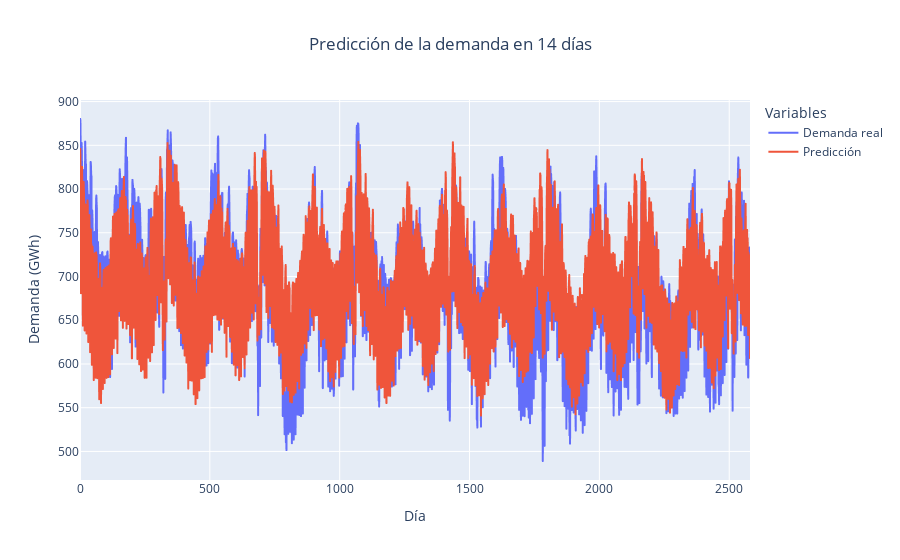

Notebook cell for this chart:
### Code cell
fig_one_step = px.line(
                       y=[validation_real, predictions_real],
                       title='Predicción de la demanda en 14 días',
                       labels={'index': 'Día', 'value': 'Demanda (GWh)'},
                       )

fig_one_step.update_layout(
    title_x=0.5,
    legend_title_text="Variables"
)

fig_one_step.for_each_trace(lambda t: t.update(name="Demanda real" if t.name == "wide_variable_0" else "Predicción"))

fig_one_step.show()

### Figure 1 — Plotly figure (JSON) as saved in the notebook; plotly's stock layout.template omitted (floating-point values rounded to 4 significant figures; data arrays with more than 128 entries replaced by an {"elided": "..."} marker saying what was removed)
{"data": [{"hovertemplate": "variable=wide_variable_0<br>Día=%{x}<br>Demanda (GWh)=%{y}<extra></extra>", "legendgroup": "wide_variable_0", "line": {"color": "#636efa", "dash": "solid"}, "marker": {"symbol": "circle"}, "mode": "lines", "name": "Demanda real", "showlegend": true, "type": "scattergl", "x": {"elided": "2581 int values"}, "xaxis": "x", "y": {"elided": "2581 float values"}, "yaxis": "y"}, {"hovertemplate": "variable=wide_variable_1<br>Día=%{x}<br>Demanda (GWh)=%{y}<extra></extra>", "legendgroup": "wide_variable_1", "line": {"color": "#EF553B", "dash": "solid"}, "marker": {"symbol": "circle"}, "mode": "lines", "name": "Predicción", "showlegend": true, "type": "scattergl", "x": {"elided": "2581 int values"}, "xaxis": "x", "y": {"elided": "2581 float values"}, "yaxis": "y"}], "layout": {"legend": {"title": {"text": "Variables"}, "tracegroupgap": 0}, "title": {"text": "Predicción de la demanda en 14 días", "x": 0.5}, "xaxis": {"anchor": "y", "domain": [0, 1], "title": {"text": "Día"}}, "yaxis": {"anchor": "x", "domain": [0, 1], "title": {"text": "Demanda (GWh)"}}}}
